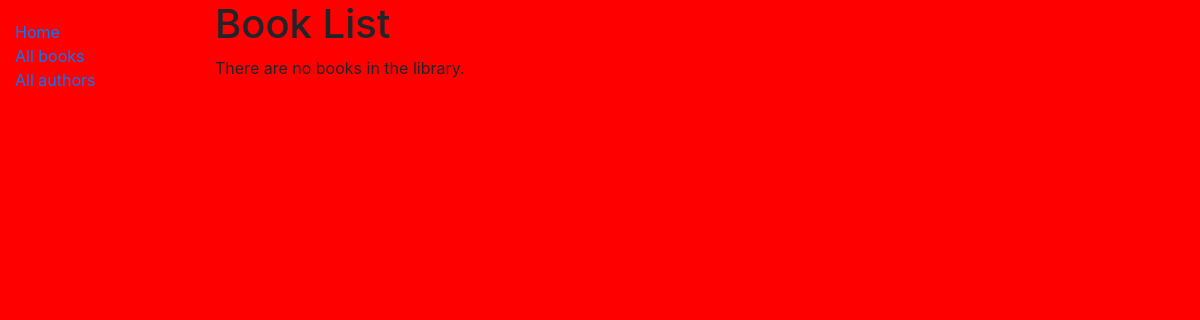
Before: /catalog/books/ with the older database file.
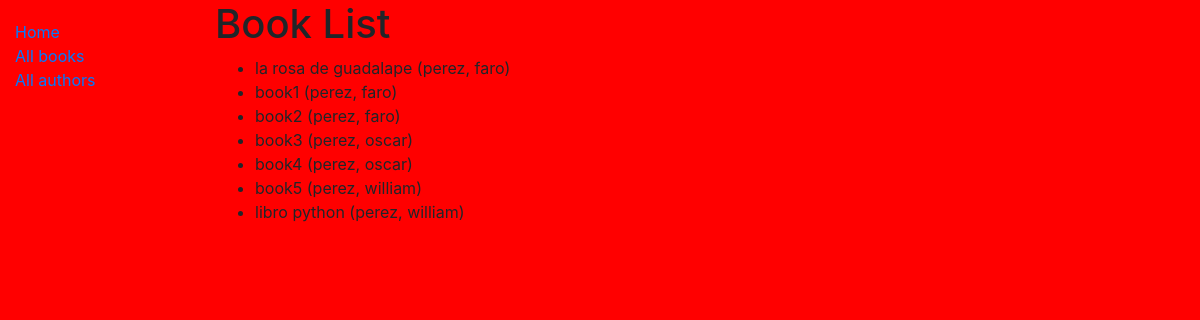
After: the same page with the newer database file.
### catalog/models.py (models this page shows, shortened)
class Book(models.Model):
    title = models.CharField(max_length=200)
    author = models.ForeignKey("Author", on_delete=models.SET_NULL, null=True)
    summary = models.TextField(
        max_length=1000, help_text="Enter a brief description of the book"
    )
    isbn = models.CharField(
        "ISBN",
        max_length=13,
        help_text='13 Character <a href="https://www.isbn-international.org/content/what-isbn">ISBN number</a>',
    )
    genre = models.ManyToManyField(Genre, help_text="Select a genre for this book")
    def display_genre(self):
        """Create a string for the Genre. This is required to display genre in Admin."""
        return ", ".join(genre.name for genre in self.genre.all()[:3])
    display_genre.short_description = "Genre"

class Author(models.Model):
    first_name = models.CharField(max_length=100)
    last_name = models.CharField(max_length=100)
    date_of_birth = models.DateField(null=True, blank=True)
    date_of_death = models.DateField("Died", null=True, blank=True)
    class Meta:
        ordering = ["last_name", "first_name"]
    def __str__(self):
        return f"{self.last_name}, {self.first_name}"

### catalog/views.py (the view)
# urls.py: path("books/", views.BookListView.as_view(), name="books"),
class BookListView(generic.ListView):
    model = Book

### catalog/templates/catalog/book_list.html
{% extends "base_generic.html" %}
{% block content %}
    <h1>Book List</h1>
    {% if book_list %}
    <ul>
      {% for book in book_list %}
      <li>
        <a >{{ book.title }}</a> ({{book.author}})
      </li>
      {% endfor %}
    </ul>
    {% else %}
      <p>There are no books in the library.</p>
    {% endif %}
{% endblock %}

### catalog/templates/base_generic.html (shortened to what this page needs)
<!DOCTYPE html>
<html lang="en">
<head>
	<link rel="stylesheet" href="https://stackpath.bootstrapcdn.com/bootstrap/4.1.3/css/bootstrap.min.css">
	{% load static %}
	<link rel="stylesheet" href="{% static 'css/styles.css' %}">
</head>
<body>
	<div class="container-fluid">
		<div class="row">
			<div class="col-sm-2">
				{% block sidebar %}
				<ul class="sidebar-nav">
					<li><a href="{% url 'catalog:index' %}">Home</a></li>
					<li><a href="{% url 'catalog:books' %}">All books</a></li>
					<li><a href="">All authors</a></li>
				</ul>
				{% endblock %}
			</div>
			<div class="col-sm-10 ">{% block content %}{% endblock %}</div>
		</div>
	</div>
</body>
</html>

### catalog/assets/css/styles.css (style rules this page uses)
body { background-color: red }
.sidebar-nav { margin-top: 20px; padding: 0; list-style: none; }

Changed rows visible on the page:
added Book: title "la rosa de guadalape", author "perez, faro"
added Book: title "book1", author "perez, faro"
added Book: title "book2", author "perez, faro"
added Book: title "book3", author "perez, oscar"
added Book: title "book4", author "perez, oscar"
added Book: title "book5", author "perez, william"
added Book: title "libro python", author "perez, william"
Other visible differences:
text no longer shown: "There are no books in the library."
